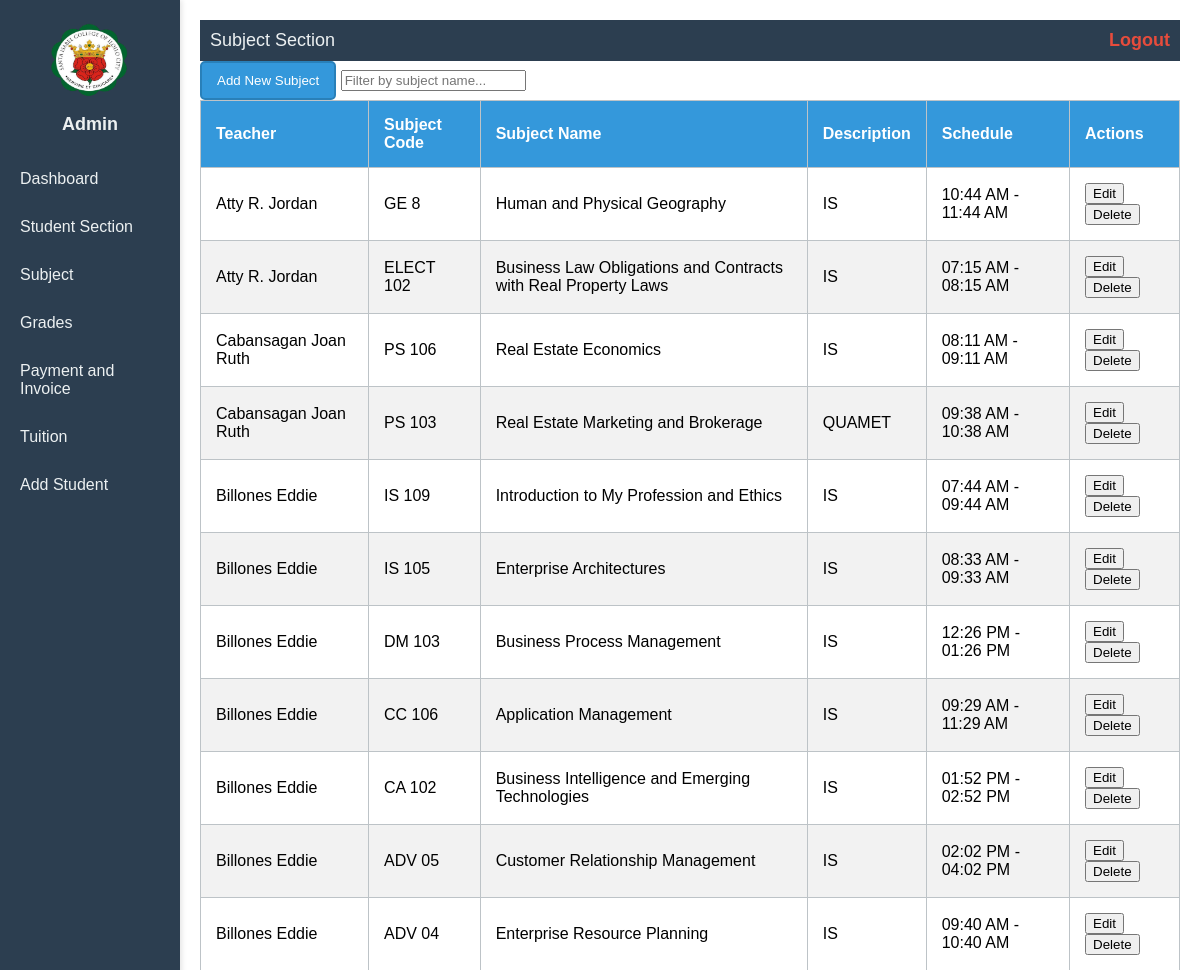
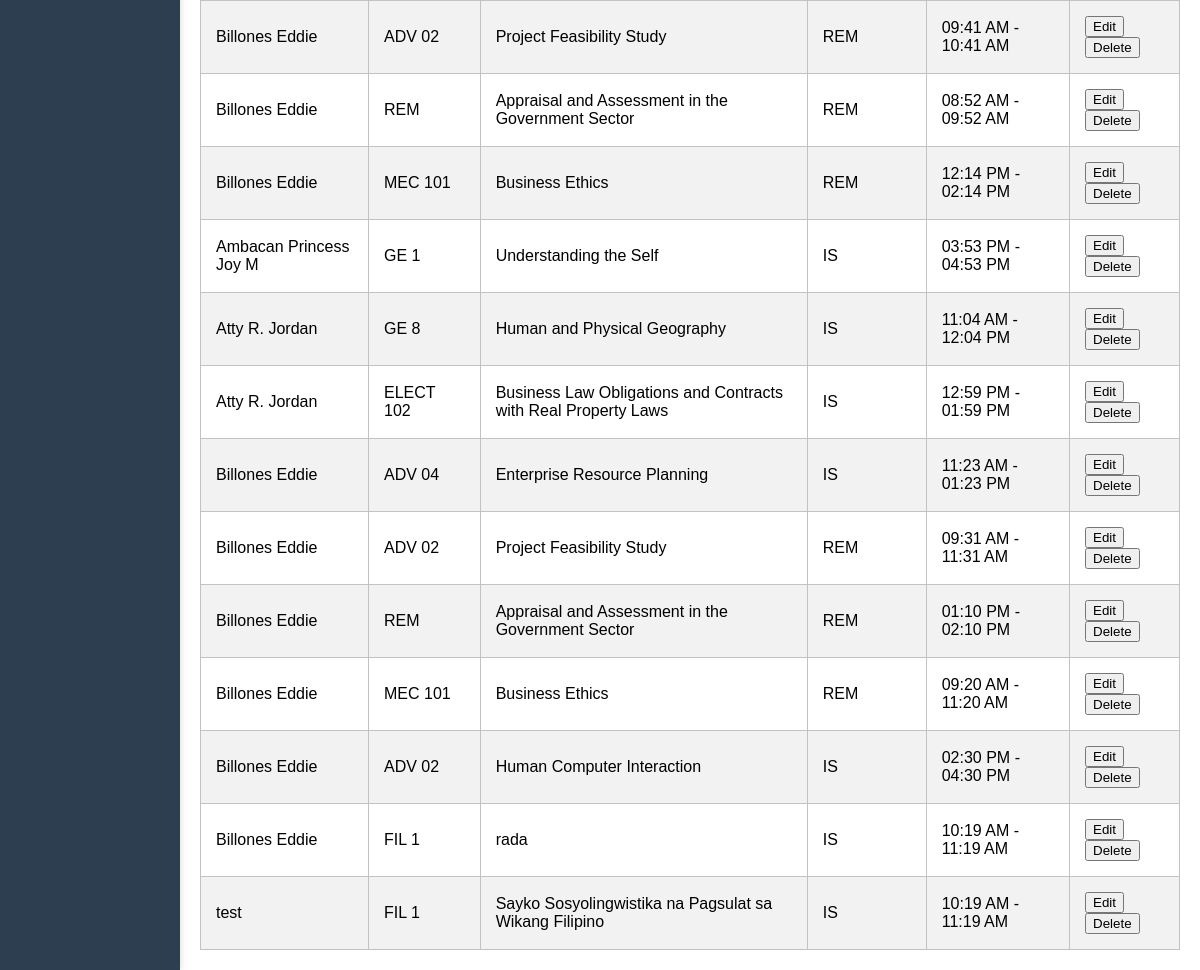
The app's page /admin/subject_section.php (signed in) with its own data (2 pictures, top to bottom).
### tables this page shows
CREATE TABLE `subjects` (
  `id` int(11) NOT NULL,
  `code` varchar(20) NOT NULL,
  `name` varchar(255) NOT NULL,
  `description` varchar(50) DEFAULT NULL,
  `teacher` varchar(255) DEFAULT NULL,
  `schedule` text DEFAULT NULL
);

### admin/subject_section.php (the view, shortened to what this page needs)
<?php
require '../db.php';
$sql = "SELECT * FROM subjects";
$result = $conn->query($sql);
?>
<!DOCTYPE html>
<html lang="en">
<head>
    <link rel="stylesheet" href="../css/sidebar.css">
    <link rel="stylesheet" href="../css/modal.css">
    <link rel="stylesheet" href="../css/subject_section.css">
</head>
<body>
    <div class="sidebar">
        <div class="admin-section">
            <img src="../images/SCHOOL_LOGO.jpg" alt="Admin">
            <h2>Admin</h2>
        </div>
        <ul>
            <li><a href="admin.php">Dashboard</a></li>
            <li><a href="students.php">Student Section</a></li>
            <li><a href="subject_section.php">Subject</a></li>
			<li><a href="Grades.php">Grades</a></li>
            <li><a href="payment.php">Payment and Invoice</a></li>
			<li><a href="Tuition.php">Tuition</a></li>
            <li><a href="add_student.php">Add Student</a></li>
        </ul>
    </div>
    <div class="content">
        <div class="header">
            <span>Subject Section</span>
            <span><a href="../index.php" class="logout">Logout</a></span>
        </div>
        <button id="addNewSubject" class="btn-add">Add New Subject</button>
        <input type="text" id="searchInput" placeholder="Filter by subject name..." />
        <div class="table-container">
            <table id="dataTable">
                <thead>
                    <tr>
						<th>Teacher</th>
                        <th>Subject Code</th>
                        <th>Subject Name</th>
                        <th>Description</th>
                        <th>Schedule</th>
                        <th>Actions</th>
                    </tr>
                </thead>
                <tbody>
                    <?php if ($result->num_rows > 0): ?>
                        <?php while ($row = $result->fetch_assoc()): ?>
                            <tr data-id="<?= htmlspecialchars($row['id']) ?>">
								<td><?= htmlspecialchars($row['teacher']) ?></td>
                                <td><?= htmlspecialchars($row['code']) ?></td>
                                <td><?= htmlspecialchars($row['name']) ?></td>
                                <td><?= htmlspecialchars($row['description']) ?></td>
                                <td><?= htmlspecialchars($row['schedule']) ?></td>
                                <td>
                                    <button class="btn btn-edit" onclick="editSubject(<?= $row['id'] ?>, '<?= htmlspecialchars($row['code']) ?>', '<?= htmlspecialchars($row['name']) ?>', '<?= htmlspecialchars($row['description']) ?>', '<?= htmlspecialchars($row['teacher']) ?>', '<?= htmlspecialchars($row['schedule']) ?>')">Edit</button>
                                    <button class="btn-delete" onclick="showDeleteConfirmation(<?= $row['id'] ?>)">Delete</button>
                                </td>
                            </tr>
                        <?php endwhile; ?>
                    <?php else: ?>
                        <tr><td colspan="6">No subjects found</td></tr>
                    <?php endif; ?>
                </tbody>
            </table>
        </div>
    </div>
</body>
</html>

### css/sidebar.css (style rules this page uses)
body, html { padding: 0; font-family: 'Arial', sans-serif; font-size: 16px; }
.sidebar { width: 180px; background-color: #2c3e50; color: #ecf0f1; height: 100vh; position: fixed; display: flex; flex-direction: column; align-items: center; top: 0; left: 0; box-shadow: 2px 0 5px rgba(0,0,0,0.1); }
.sidebar .admin-section { text-align: center; padding: 20px; }
.sidebar .admin-section img { border-radius: 50%; width: 80px; height: 80px; margin-bottom: 10px; }
.sidebar .admin-section h2 { font-size: 18px; margin: 0; }
.sidebar ul { list-style: none; padding: 0; width: 100%; margin: 0; }
.sidebar ul li { width: 100%; }
.sidebar ul li a { display: block; padding: 15px 20px; color: #ecf0f1; transition: background-color 0.3s; text-decoration: none; }

### css/subject_section.css (style rules this page uses)
body { font-family: Arial, sans-serif; margin: 0; padding: 0; display: flex; height: 100vh; overflow: hidden; }
a { text-decoration: none; color: inherit; }
.content { margin-left: 180px; padding: 20px; flex-grow: 1; overflow-y: auto; box-sizing: border-box; }
.header { display: flex; justify-content: space-between; align-items: center; background-color: #2c3e50; padding: 10px; color: #ecf0f1; flex-shrink: 0; }
.header span { font-size: 18px; }
.header a.logout { color: #e74c3c; font-weight: bold; }
.btn-add { display: inline-block; padding: 10px 15px; background-color: #3498db; color: #fff; border: 2px solid #2980b9; border-radius: 5px; cursor: pointer; transition: background-color 0.3s, border-color 0.3s; }
table { width: 100%; border-collapse: collapse; position: relative; overflow: hidden; }
table thead { position: sticky; top: 0; background-color: #ecf0f1; z-index: 1; }
table th, table td { padding: 15px; text-align: left; border: 1px solid #bdc3c7; }
table th { background-color: #3498db; color: #fff; margin-top: 10px; }
table tbody tr:nth-child(even) { background-color: #f2f2f2; }

### records on screen
subjects: teacher "Atty R. Jordan", code "GE 8", name "Human and Physical Geography", description "IS", schedule "10:44 AM - 11:44 AM"
subjects: teacher "Atty R. Jordan", code "ELECT 102", name "Business Law Obligations and Contracts with Real Property Laws", description "IS", schedule "07:15 AM - 08:15 AM"
subjects: teacher "Cabansagan Joan Ruth", code "PS 106", name "Real Estate Economics", description "IS", schedule "08:11 AM - 09:11 AM"
subjects: teacher "Cabansagan Joan Ruth", code "PS 103", name "Real Estate Marketing and Brokerage", description "QUAMET", schedule "09:38 AM - 10:38 AM"
subjects: teacher "Billones Eddie", code "IS 109", name "Introduction to My Profession and Ethics", description "IS", schedule "07:44 AM - 09:44 AM"
subjects: teacher "Billones Eddie", code "IS 105", name "Enterprise Architectures", description "IS", schedule "08:33 AM - 09:33 AM"
subjects: teacher "Billones Eddie", code "DM 103", name "Business Process Management", description "IS", schedule "12:26 PM - 01:26 PM"
subjects: teacher "Billones Eddie", code "CC 106", name "Application Management", description "IS", schedule "09:29 AM - 11:29 AM"
subjects: teacher "Billones Eddie", code "CA 102", name "Business Intelligence and Emerging Technologies", description "IS", schedule "01:52 PM - 02:52 PM"
subjects: teacher "Billones Eddie", code "ADV 05", name "Customer Relationship Management", description "IS", schedule "02:02 PM - 04:02 PM"
subjects: teacher "Billones Eddie", code "ADV 04", name "Enterprise Resource Planning", description "IS", schedule "09:40 AM - 10:40 AM"
subjects: teacher "Billones Eddie", code "ADV 02", name "Project Feasibility Study", description "REM", schedule "09:41 AM - 10:41 AM"
subjects: teacher "Billones Eddie", code "REM", name "Appraisal and Assessment in the Government Sector", description "REM", schedule "08:52 AM - 09:52 AM"
subjects: teacher "Billones Eddie", code "MEC 101", name "Business Ethics", description "REM", schedule "12:14 PM - 02:14 PM"
subjects: teacher "Ambacan Princess Joy M", code "GE 1", name "Understanding the Self", description "IS", schedule "03:53 PM - 04:53 PM"
subjects: teacher "Atty R. Jordan", code "GE 8", name "Human and Physical Geography", description "IS", schedule "11:04 AM - 12:04 PM"
subjects: teacher "Atty R. Jordan", code "ELECT 102", name "Business Law Obligations and Contracts with Real Property Laws", description "IS", schedule "12:59 PM - 01:59 PM"
subjects: teacher "Billones Eddie", code "ADV 04", name "Enterprise Resource Planning", description "IS", schedule "11:23 AM - 01:23 PM"
subjects: teacher "Billones Eddie", code "ADV 02", name "Project Feasibility Study", description "REM", schedule "09:31 AM - 11:31 AM"
subjects: teacher "Billones Eddie", code "REM", name "Appraisal and Assessment in the Government Sector", description "REM", schedule "01:10 PM - 02:10 PM"
subjects: teacher "Billones Eddie", code "MEC 101", name "Business Ethics", description "REM", schedule "09:20 AM - 11:20 AM"
subjects: teacher "Billones Eddie", code "ADV 02", name "Human Computer Interaction", description "IS", schedule "02:30 PM - 04:30 PM"
subjects: teacher "Billones Eddie", code "FIL 1", name "rada", description "IS", schedule "10:19 AM - 11:19 AM"
subjects: teacher "test", code "FIL 1", name "Sayko Sosyolingwistika na Pagsulat sa Wikang Filipino", description "IS", schedule "10:19 AM - 11:19 AM"
